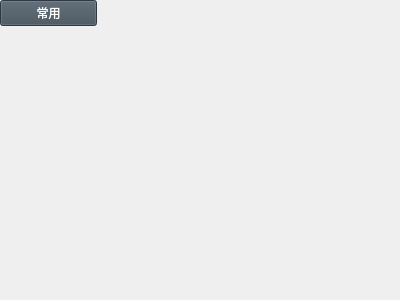
<?xml version="1.0" encoding="UTF-8"?>
<ui version="4.0">
 <class>CommonUseWidget</class>
 <widget class="QWidget" name="CommonUseWidget">
  <property name="geometry">
   <rect>
    <x>0</x>
    <y>0</y>
    <width>400</width>
    <height>300</height>
   </rect>
  </property>
  <property name="windowTitle">
   <string>Form</string>
  </property>
  <widget class="QPushButton" name="pushButton">
   <property name="geometry">
    <rect>
     <x>0</x>
     <y>0</y>
     <width>97</width>
     <height>26</height>
    </rect>
   </property>
   <property name="focusPolicy">
    <enum>Qt::NoFocus</enum>
   </property>
   <property name="styleSheet">
    <string notr="true">background-color: rgb(65, 78, 89);
color: rgb(255, 255, 255);</string>
   </property>
   <property name="text">
    <string>常用</string>
   </property>
  </widget>
 </widget>
 <resources/>
 <connections/>
</ui>
